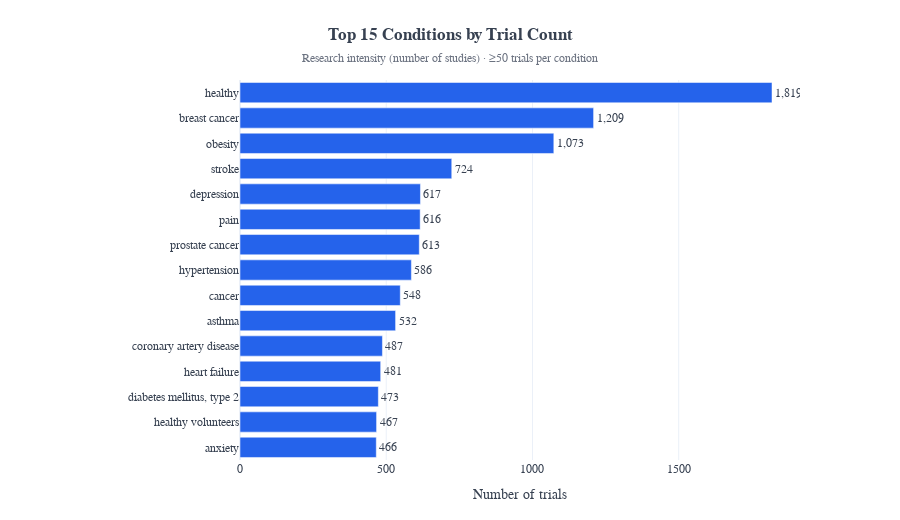

Write notebook code for a chart like this one.
### Markdown cell above
### 4.2 Conditions with the Highest Trial Count (Research Intensity)

Section 4.1 ranked conditions by cumulative enrollment (participant volume). Here we rank by **number of trials**, which captures *research intensity* rather than volume.

This lens is useful because:
- Some conditions accumulate many participants through **many moderately sized trials**.
- Others appear frequently in the registry but are typically composed of **many small studies**.

In the table below we report trial count together with **median enrollment** and **IQR** to separate “many trials” from “large trials.”

### Code cell
# ============================================================
# 4.2 Conditions by Trial Count (Research Intensity)
# ============================================================

# ---------- Validate dependencies ----------
check_dependencies(
    required_vars={"df_cond": "Section 4.1", "df_enr": "Section 1.2"},
    required_cols={"df_cond": {'trial_count', 'top1_share', 'condition_name', 'total_enrollment_raw', 'median_enrollment'}},
    caller_globals=globals(),
)


from src.analysis.viz import create_condition_ranking_chart

# ---------- Validate ----------
required_cols = {"condition_name", "trial_count", "total_enrollment_raw", "median_enrollment", "top1_share"}
missing_cols = required_cols - set(df_cond.columns)
assert not missing_cols, f"df_cond missing required columns: {sorted(missing_cols)}. Re-run Section 4.1."

# ---------- Top 15 by trial count ----------
top_count = df_cond.nlargest(15, "trial_count").copy()

# Add IQR if available
if "q25_enrollment" in df_cond.columns and "q75_enrollment" in df_cond.columns:
    top_count["iqr_enrollment"] = top_count["q75_enrollment"] - top_count["q25_enrollment"]
    has_iqr = True
else:
    has_iqr = False

# ---------- Table ----------
display(Markdown("**Top 15 conditions by trial count (research intensity)**"))

if has_iqr:
    table_cols = ["condition_name", "trial_count", "median_enrollment", "iqr_enrollment", "total_enrollment_raw", "top1_share"]
    col_names = {"condition_name": "Condition", "trial_count": "Trials", "median_enrollment": "Median",
                 "iqr_enrollment": "IQR", "total_enrollment_raw": "Total Enrollment", "top1_share": "Top-1 %"}
    formatters = {"Trials": "{:,.0f}", "Median": "{:,.0f}", "IQR": "{:,.0f}", "Total Enrollment": "{:,.0f}", "Top-1 %": "{:.1f}%"}
else:
    table_cols = ["condition_name", "trial_count", "median_enrollment", "total_enrollment_raw", "top1_share"]
    col_names = {"condition_name": "Condition", "trial_count": "Trials", "median_enrollment": "Median",
                 "total_enrollment_raw": "Total Enrollment", "top1_share": "Top-1 %"}
    formatters = {"Trials": "{:,.0f}", "Median": "{:,.0f}", "Total Enrollment": "{:,.0f}", "Top-1 %": "{:.1f}%"}

table_42 = (
    top_count[table_cols]
    .rename(columns=col_names)
    .sort_values("Trials", ascending=False)
)

display(table_42.style.format(formatters).hide(axis="index"))

# Note on 'healthy' if present
has_healthy = any(table_42["Condition"].str.lower().str.contains("healthy"))
if has_healthy:
    display(Markdown(
        "**Note:** `healthy` commonly appears as a condition label for studies in healthy participants. "
        "High trial count reflects registry labeling and early-development research, not a disease category."
    ))

# ---------- Cross-check with 4.1 ----------
top15_volume = set(df_cond.nlargest(15, "total_enrollment_raw")["condition_name"])
top15_trials = set(top_count["condition_name"])

overlap = sorted(top15_volume & top15_trials)
only_volume = sorted(top15_volume - top15_trials)
only_trials = sorted(top15_trials - top15_volume)

def short_list(xs, k=6):
    return ", ".join(xs[:k]) + ("..." if len(xs) > k else "") if xs else "None"

display(Markdown(f"""
**Cross-check with Section 4.1 (cumulative enrollment):**
- Overlap: **{len(overlap)}/15**
- In both: {short_list(overlap)}
- Volume-only: {short_list(only_volume)}
- Trial-count-only: {short_list(only_trials)}
"""))

# ---------- Plot ----------
top_count_viz = top_count.sort_values("trial_count", ascending=True)

hover_fields = [
    ("median_enrollment", "Median enrollment", ":,.0f"),
    ("total_enrollment_raw", "Total enrollment", ":,.0f"),
    ("top1_share", "Top-1 share", ":.1f%"),
]

fig = create_condition_ranking_chart(
    df=top_count_viz,
    y_col="condition_name",
    x_col="trial_count",
    title="Top 15 Conditions by Trial Count",
    subtitle="Research intensity (number of studies) · ≥50 trials per condition",
    x_title="Number of trials",
    hover_fields=hover_fields,
)
fig.show()

# ---------- Interpretation ----------
overlap_pct = len(overlap) / 15 * 100
display(Markdown(f"""
**Interpretation:** Trial count captures research intensity. Overlap with volume ranking is **{overlap_pct:.0f}%**, 
showing that high study activity and high participant volume are related but not equivalent.

Trial-count-only conditions tend to reflect many smaller studies, while volume-only conditions achieve 
high totals through fewer, larger trials. Section 4.3 completes the picture by ranking typical trial size.
"""))

### Figure 1 — Plotly figure (JSON) as saved in the notebook; plotly's stock layout.template omitted (floating-point values rounded to 4 significant figures)
{"data": [{"customdata": [[84.5, 160700.0, 32.57], [33.0, 89610.0, 55.8], [115.0, 2031000.0, 35.72], [100.0, 10920000.0, 72.02], [150.0, 838100.0, 22.06], [113.0, 1963000.0, 41.55], [71.5, 3733000.0, 21.43], [121.5, 4949000.0, 39.19], [66.0, 433800.0, 46.1], [73.0, 109400.0, 13.36], [100.0, 2244000.0, 46.73], [50.0, 830100.0, 47.97], [75.0, 1658000.0, 41.13], [92.0, 4476000.0, 52.41], [36.0, 280200.0, 35.68]], "hovertemplate": "<b>%{y}</b><br>Number of trials: %{x:,.0f}<br>Median enrollment: %{customdata[0]:,.0f}<br>Total enrollment: %{customdata[1]:,.0f}<br>Top-1 share: %{customdata[2]:.1f}<extra></extra>", "marker": {"color": "#2563eb"}, "orientation": "h", "text": ["466", "467", "473", "481", "487", "532", "548", "586", "613", "616", "617", "724", "1,073", "1,209", "1,819"], "textposition": "outside", "type": "bar", "x": [466, 467, 473, 481, 487, 532, 548, 586, 613, 616, 617, 724, 1073, 1209, 1819], "y": ["anxiety", "healthy volunteers", "diabetes mellitus, type 2", "heart failure", "coronary artery disease", "asthma", "cancer", "hypertension", "prostate cancer", "pain", "depression", "stroke", "obesity", "breast cancer", "healthy"]}], "layout": {"font": {"color": "#374151", "family": "Arial"}, "height": 520, "margin": {"b": 60, "l": 240, "r": 100, "t": 80}, "title": {"text": "<b>Top 15 Conditions by Trial Count</b><br><span style='font-size:12px;color:#6b7280'>Research intensity (number of studies) · ≥50 trials per condition</span>", "x": 0.5, "xanchor": "center"}, "xaxis": {"title": {"text": "Number of trials"}}, "yaxis": {"title": {}}}}
